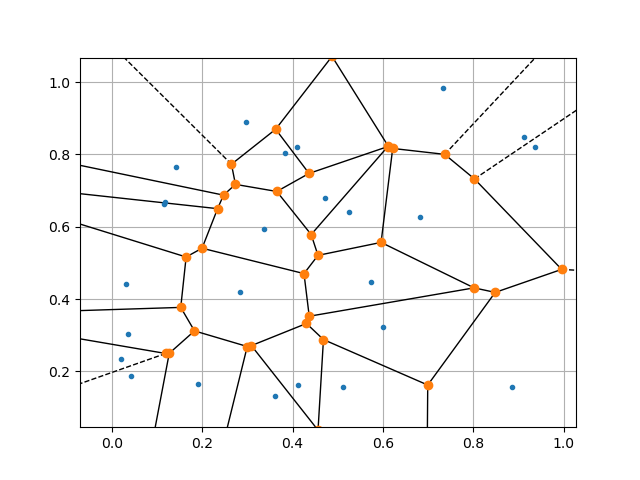

Source code (Python):
#! /usr/bin/env python3
#

import numpy as np
import matplotlib.pyplot as plt
import random as rn
import platform
import time
import sys
import os
import math
from mpl_toolkits.mplot3d import Axes3D
from sys import exit
from scipy.spatial import Voronoi
from scipy.spatial import voronoi_plot_2d

sys.path.append(os.path.join("../"))
from base import plot2d, plotocc
from timestamp.timestamp import timestamp

from i4lib.i4vec_print import i4vec_print
from i4lib.i4mat_print import i4mat_print
from r8lib.r8vec_print import r8vec_print
from r8lib.r8mat_print import r8mat_print, r8mat_print_some
from r8lib.r8mat_write import r8mat_write

obj = plot2d()


def voronoi_test():

    # *****************************************************************************80
    #
    # VORONOI_TEST tests VORONOI and VORONOI_PLOT_2D.
    #
    #  Licensing:
    #
    #    This code is distributed under the GNU LGPL license.
    #
    #  Modified:
    #
    #    16 October 2016
    #
    #  Author:
    #
    #    John Burkardt
    #

    print('')
    print('VORONOI_TEST:')
    print('  Python version: %s' % (platform.python_version()))
    print('  scipy.spatial.Voronoi computes the Voronoi diagram of a set of points.')
    print('  scipy.spatial.voronoi_plot_2d will plot it.')

    #
    #  Select the points.
    #
    nc = 25
    xy = np.random.random([nc, 2])

    #
    #  Compute the diagram.
    #
    diagram = Voronoi(xy)

    #
    #  Plot the diagram.
    #
    filename = 'voronoi_test.png'
    obj.new_2Dfig(aspect="auto")
    voronoi_plot_2d(diagram, ax=obj.axs)
    obj.SavePng(filename)
    print('')
    print('  Saved graphics in file "%s"' % (filename))
    print('')
    print('VORONOI_TEST:')
    print('  Normal end of execution.')


if (__name__ == '__main__'):
    timestamp()
    voronoi_test()
    timestamp()
